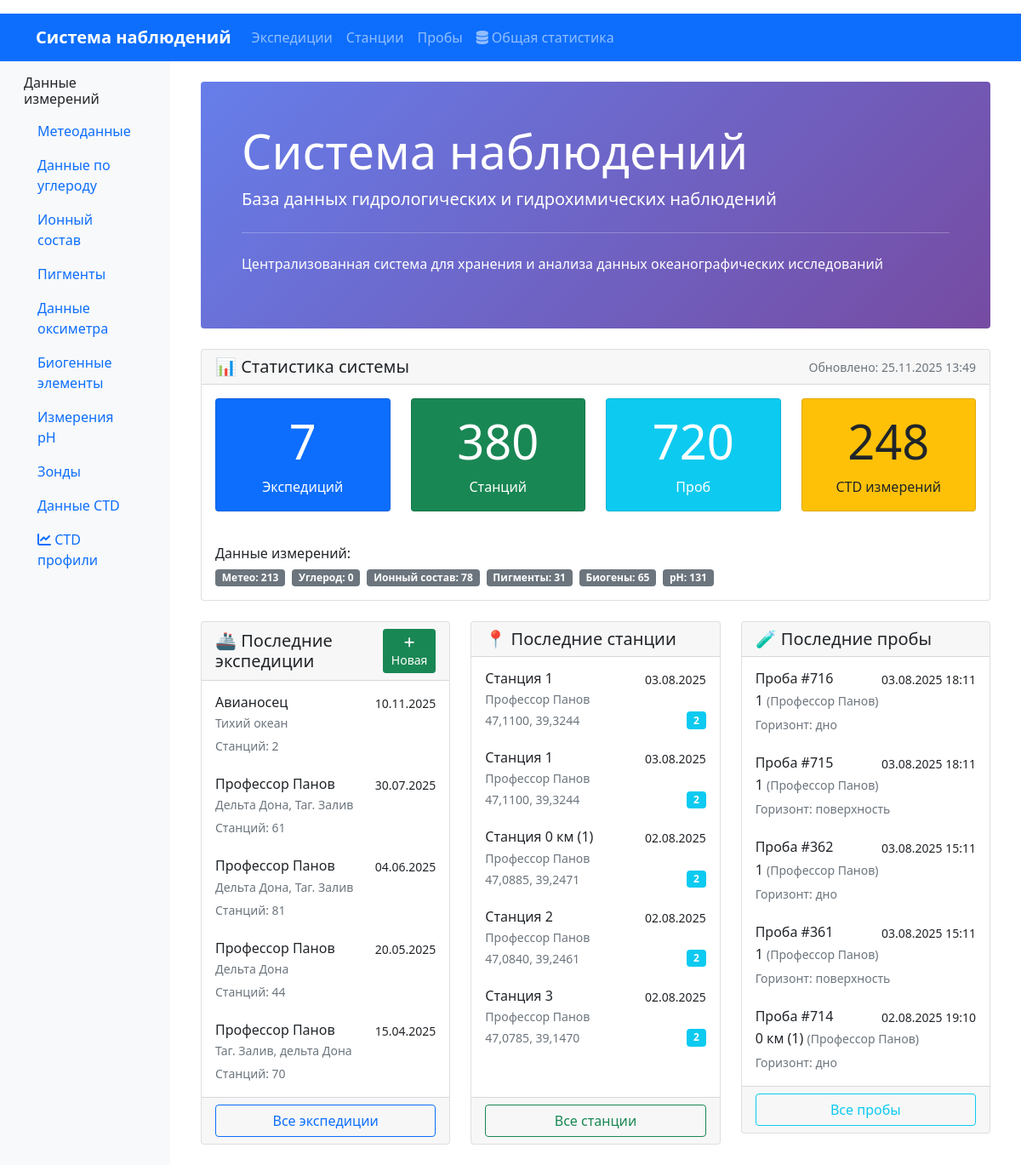
Before: / with the older database file.
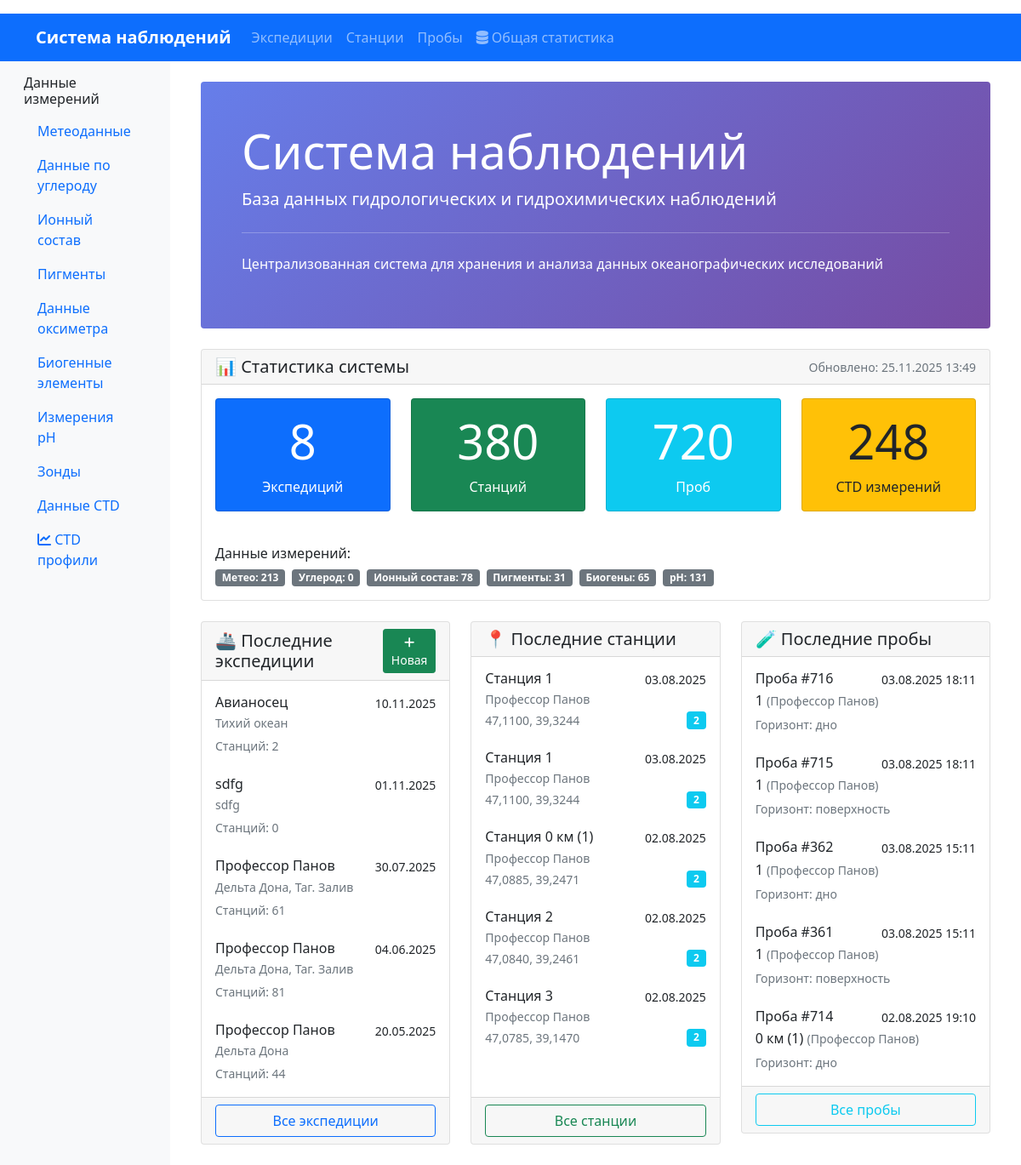
After: the same page with the newer database file.
### oceanography/models.py (models this page shows, shortened)
class Expedition(models.Model):
    expedition_id = models.AutoField(primary_key=True)
    start_date = models.DateField(verbose_name="Дата начала экспедиции")
    end_date = models.DateField(verbose_name="Дата окончания экспедиции")
    platform = models.CharField(max_length=200, verbose_name="Название судна/платформы")
    area = models.CharField(max_length=300, verbose_name="Район работ")
    class Meta:
        db_table = 'expeditions'
        verbose_name = "Экспедиция"
        verbose_name_plural = "Экспедиции"
        indexes = [
            models.Index(fields=['start_date']),
            models.Index(fields=['platform']),
            models.Index(fields=['area']),
        ]
        ordering = ['-start_date']

class Station(models.Model):
    station_id = models.AutoField(primary_key=True)
    expedition = models.ForeignKey(Expedition, on_delete=models.CASCADE, verbose_name="Экспедиция", related_name='stations')
    station_name = models.CharField(max_length=200, verbose_name="Название станции")
    datetime = models.DateTimeField(verbose_name="Дата и время станции")  # НОВОЕ ПОЛЕ
    latitude = models.DecimalField(max_digits=9, decimal_places=6, verbose_name="Широта")
    longitude = models.DecimalField(max_digits=9, decimal_places=6, verbose_name="Долгота")
    bottom_depth = models.DecimalField(max_digits=7, decimal_places=2, null=True, blank=True, verbose_name="Глубина дна (м)")
    secchi_depth = models.DecimalField(max_digits=5, decimal_places=2, null=True, blank=True, verbose_name="Прозрачность по диску Секки (м)")
    class Meta:
        db_table = 'stations'
        verbose_name = "Станция"
        verbose_name_plural = "Станции"
        indexes = [
            models.Index(fields=['expedition', 'datetime']),
            models.Index(fields=['latitude', 'longitude']),
            models.Index(fields=['datetime']),
        ]
        unique_together = ['expedition', 'datetime']
        ordering = ['expedition', 'datetime']

class Sample(models.Model):
    sample_id = models.AutoField(primary_key=True)
    station = models.ForeignKey(Station, on_delete=models.CASCADE, verbose_name="Станция", related_name='samples')
    datetime = models.DateTimeField(verbose_name="Дата и время отбора пробы")
    sampling_depth = models.CharField(max_length=50, verbose_name="Горизонт отбора")
    comment = models.TextField(blank=True, verbose_name="Комментарии")
    class Meta:
        db_table = 'samples'
        verbose_name = "Проба"
        verbose_name_plural = "Пробы"
        indexes = [
            models.Index(fields=['station', 'datetime']),
            models.Index(fields=['datetime']),
            models.Index(fields=['sampling_depth']),
        ]
        ordering = ['station__expedition', 'station', 'datetime']

### oceanography/views.py (the view, shortened to what this page needs)
# urls.py: path('', HomeView.as_view(), name='home'),
class HomeView(ViewAccessLoggingMixin, TemplateView):
    template_name = 'oceanography/home.html'
    def get_context_data(self, **kwargs):
        context = super().get_context_data(**kwargs)
        context['expeditions_count'] = Expedition.objects.count()
        context['stations_count'] = Station.objects.count()
        context['samples_count'] = Sample.objects.count()
        context['ctd_data_count'] = CTDData.objects.count()
        context['recent_expeditions'] = Expedition.objects.select_related().order_by('-start_date')[:5]
        context['recent_stations'] = Station.objects.select_related('expedition').order_by('-datetime')[:5]
        context['recent_samples'] = Sample.objects.select_related(
            'station', 'station__expedition'
        ).order_by('-datetime')[:5]
        context['data_stats'] = {
            'meteo': MeteoData.objects.count(),
            'carbon': CarbonData.objects.count(),
            'ionic': IonicCompositionData.objects.count(),
            'pigments': PigmentsData.objects.count(),
            'nutrients': NutrientsData.objects.count(),
            'ph': PHMeasurement.objects.count(),
        }
        latest_station = Station.objects.order_by('-datetime').first()
        if latest_station:
            context['latest_activity'] = {
                'type': 'станция',
                'name': latest_station.station_name,
                'expedition': latest_station.expedition.platform,
                'date': latest_station.datetime
            }
        return context

### oceanography/logger.py (called while the page is built)
    def _get_user_info(self, request):
        if hasattr(request, 'user') and not isinstance(request.user, AnonymousUser):
            return f"{request.user.username} (ID: {request.user.id})"
        else:
            return "Anonymous User"

    def _get_client_info(self, request):
        ip = request.META.get('REMOTE_ADDR', 'Unknown IP')
        user_agent = request.META.get('HTTP_USER_AGENT', 'Unknown Agent')
        return f"IP: {ip}, Agent: {user_agent[:100]}..."

    def log_action(self, request, action, target=None, details=None, status='success'):
        user_info = self._get_user_info(request)
        client_info = self._get_client_info(request)
        log_message = f"USER: {user_info} | ACTION: {action}"
        if target:
            log_message += f" | TARGET: {target}"
        if details:
            log_message += f" | DETAILS: {details}"
        log_message += f" | STATUS: {status} | {client_info}"
        if status == 'error':
            self.logger.error(log_message)
        else:
            self.logger.info(log_message)

### oceanography/templates/oceanography/home.html (shortened to what the changed rows need)
{% extends 'base.html' %}
{% load humanize %}
{% block content %}
<div class="row">
    <div class="col-12">
        <div class="jumbotron bg-light p-5 rounded">
            <h1 class="display-4">Система наблюдений</h1>
        </div>
    </div>
</div>
<div class="row mt-4">
    <div class="col-12">
        <div class="card">
            <div class="card-body">
                <div class="row text-center">
                    <div class="col-md-3 mb-3">
                        <div class="card bg-primary text-white">
                            <div class="card-body">
                                <h2 class="display-4">{{ expeditions_count|intcomma }}</h2>
                                <p class="mb-0">Экспедиций</p>
                            </div>
                        </div>
                    </div>
                    <div class="col-md-3 mb-3">
                        <div class="card bg-success text-white">
                            <div class="card-body">
                                <h2 class="display-4">{{ stations_count|intcomma }}</h2>
                            </div>
                        </div>
                    </div>
                    <div class="col-md-3 mb-3">
                        <div class="card bg-info text-white">
                            <div class="card-body">
                                <h2 class="display-4">{{ samples_count|intcomma }}</h2>
                            </div>
                        </div>
                    </div>
                    <div class="col-md-3 mb-3">
                        <div class="card bg-warning text-dark">
                            <div class="card-body">
                                <h2 class="display-4">{{ ctd_data_count|intcomma }}</h2>
                            </div>
                        </div>
                    </div>
                </div>
            </div>
        </div>
    </div>
</div>
<div class="row mt-4">
    <div class="col-md-4">
        <div class="card h-100">
            <div class="card-body">
                {% if recent_expeditions %}
                    <div class="list-group list-group-flush">
                        {% for expedition in recent_expeditions %}
                            <a href="{% url 'oceanography:expedition_detail' expedition.pk %}"
                               class="list-group-item list-group-item-action">
                                <div class="d-flex w-100 justify-content-between">
                                    <h6 class="mb-1">{{ expedition.platform }}</h6>
                                    <small>{{ expedition.start_date|date:"d.m.Y" }}</small>
                                </div>
                                <p class="mb-1 text-muted small">{{ expedition.area }}</p>
                                <small class="text-muted">
                                    Станций: {{ expedition.stations.count }}
                                </small>
                            </a>
                        {% endfor %}
                    </div>
                {% endif %}
            </div>
        </div>
    </div>
    <div class="col-md-4">
        <div class="card h-100">
            <div class="card-body">
                {% if recent_stations %}
                    <div class="list-group list-group-flush">
                        {% for station in recent_stations %}
                            <div class="list-group-item">
                                <div class="d-flex w-100 justify-content-between">
                                    <h6 class="mb-1">Станция {{ station.station_name }}</h6>
                                    <small>{{ station.datetime|date:"d.m.Y" }}</small>
                                </div>
                                <p class="mb-1 text-muted small">
                                    {{ station.expedition.platform }}
                                </p>
                                <div class="d-flex justify-content-between align-items-center">
                                    <small class="text-muted">
                                        {{ station.latitude|floatformat:4 }}, {{ station.longitude|floatformat:4 }}
                                    </small>
                                    <span class="badge bg-info">{{ station.samples.count }}</span>
                                </div>
                            </div>
                        {% endfor %}
                    </div>
                {% else %}
                    <div class="text-center text-muted py-4">
                        <i class="fas fa-map-marker-alt fa-2x mb-2"></i>
                        <p>Нет данных о станциях</p>
                    </div>
                {% endif %}
            </div>
        </div>
    </div>
    <div class="col-md-4">
        <div class="card">
            <div class="card-body">
                {% if recent_samples %}
                    <div class="list-group list-group-flush">
                        {% for sample in recent_samples %}
                            <div class="list-group-item">
                                <div class="d-flex w-100 justify-content-between">
                                    <h6 class="mb-1">Проба #{{ sample.sample_id }}</h6>
                                    <small>{{ sample.datetime|date:"d.m.Y H:i" }}</small>
                                </div>
                                <p class="mb-1">
                                    {{ sample.station.station_name }}
                                    <small class="text-muted">({{ sample.station.expedition.platform }})</small>
                                </p>
                                <small class="text-muted">
                                    Горизонт: {{ sample.sampling_depth }}
                                </small>
                            </div>
                        {% endfor %}
                    </div>
                {% else %}
                    <p class="text-muted text-center py-3">Нет данных о пробах</p>
                {% endif %}
            </div>
        </div>
    </div>
</div>
{% endblock %}

Changed rows visible on the page:
no longer on this page (row unchanged): Expedition: platform "Профессор Панов", start_date "15.04.2025", area "Таг. Залив, дельта Дона", stations.count "70"
added Expedition: platform "sdfg", start_date "01.11.2025", area "sdfg", stations.count "0"
Other visible differences:
{{ expeditions_count|intcomma }}: "7" → "8"
